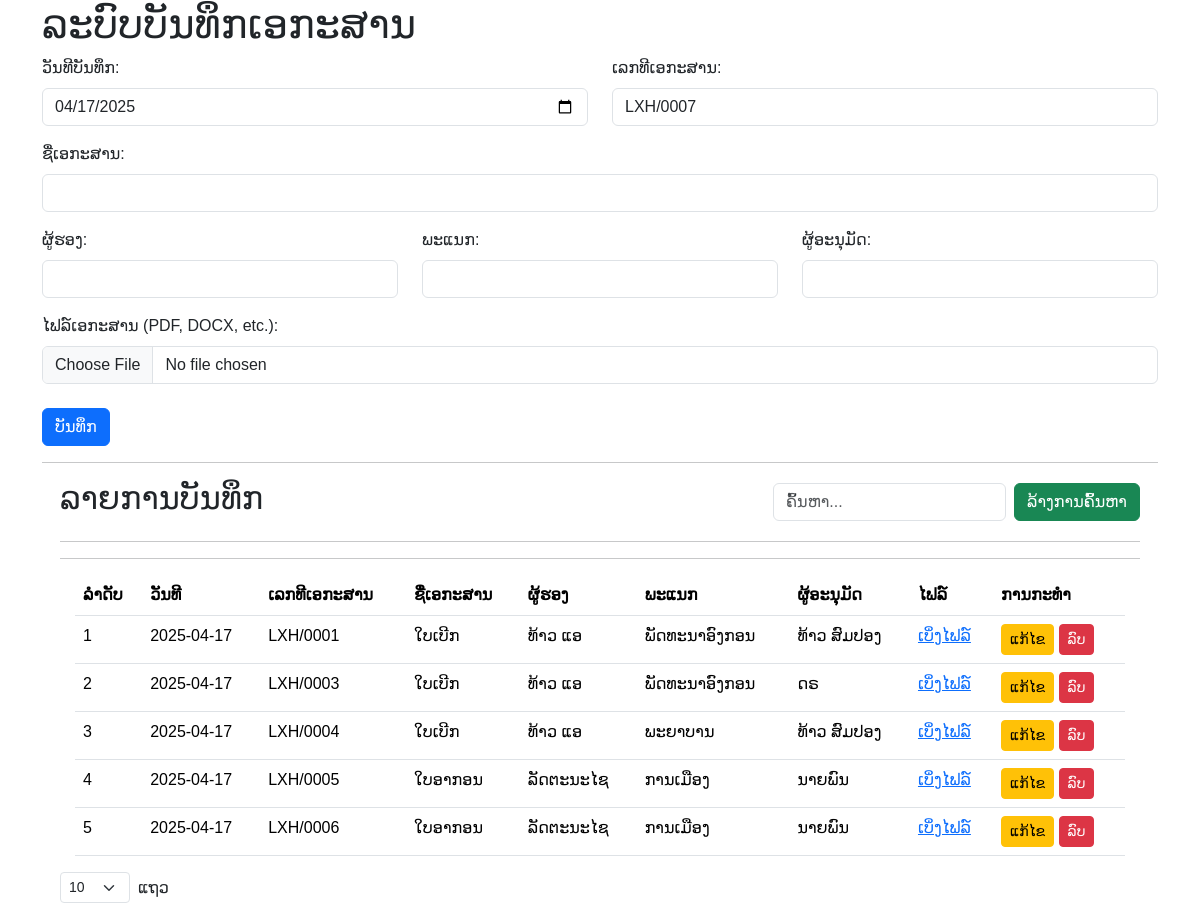
The page / on the database its author committed.
### tables this page shows
CREATE TABLE `document_log` (
  `id` int(11) NOT NULL,
  `record_date` date NOT NULL,
  `document_number` varchar(255) DEFAULT NULL,
  `document_name` varchar(255) NOT NULL,
  `signer` varchar(255) DEFAULT NULL,
  `department` varchar(255) DEFAULT NULL,
  `approver` varchar(255) DEFAULT NULL,
  `file_path` varchar(255) DEFAULT NULL,
  `upload_date` timestamp NOT NULL DEFAULT current_timestamp()
);

### index.php (the view, shortened to what this page needs)
<!DOCTYPE html>
<html>
<head>
    <link rel="stylesheet" href="style.css">
    <link href="https://cdn.jsdelivr.net/npm/bootstrap@5.3.5/dist/css/bootstrap.min.css" rel="stylesheet">
</head>
<body>
<div class="container">
        <h1>ລະບົບບັນທຶກເອກະສານ</h1>
        <form action="process_record.php" method="POST" enctype="multipart/form-data">
            <div class="row mb-3">
                <div class="col-md-6 ">
                    <div>
                        <label for="record_date" class="form-label">ວັນທີບັນທຶກ:</label>
                        <input type="date" id="record_date" name="record_date" value="<?php echo date('Y-m-d'); ?>" class="form-control" required>
                    </div>
                </div>
                <div class="col-md-6">
                    <div>
                        <label for="document_number" class="form-label">ເລກທີເອກະສານ:</label>
                        <?php
                        $servername = "localhost";
                        $username = "root";
                        $password = "";
                        $dbname = "documents_system_number";
                        $conn_auto_num = new mysqli($servername, $username, $password, $dbname);
                        $sql_last_number = "SELECT document_number FROM document_log WHERE document_number LIKE 'LXH/%' ORDER BY id DESC LIMIT 1";
                        $result_last_number = $conn_auto_num->query($sql_last_number);
                        $next_number = 1;
                        if ($result_last_number->num_rows > 0) {
                            $row_last_number = $result_last_number->fetch_assoc();
                            $last_number = str_replace("LXH/", "", $row_last_number["document_number"]);
                            if (is_numeric($last_number)) {
                                $next_number = intval($last_number) + 1;
                            }
                        }
                        $auto_document_number = "LXH/" . sprintf("%04d", $next_number);
                        ?>
                        <input type="text" id="document_number" name="document_number" value="<?php echo $auto_document_number; ?>" class="form-control">
                    </div>
                </div>
            </div>
            <div class="row mb-3">
                <div class="col-md-12">
                    <div>
                        <label for="document_name" class="form-label">ຊື່ເອກະສານ:</label>
                        <input type="text" id="document_name" name="document_name" class="form-control" required>
                    </div>
                </div>
            </div>
            <div class="row mb-3">
            <div class="col-md-4">
                    <div>
                        <label for="signer" class="form-label">ຜູ້ຮອງ:</label>
                        <input type="text" id="signer" name="signer" class="form-control">
                    </div>
                </div>
                <div class="col-md-4">
                    <div>
                        <label for="department" class="form-label">ພະແນກ:</label>
                        <input type="text" id="department" name="department" class="form-control">
                    </div>
                </div>
                <div class="col-md-4">
                    <div>
                        <label for="approver" class="form-label">ຜູ້ອະນຸມັດ:</label>
                        <input type="text" id="approver" name="approver" class="form-control">
                    </div>
                </div>
            </div>
            <div class="row">
                <div class="col-md-12">
                    <div>
                        <label for="document_file" class="form-label">ໄຟລ໌ເອກະສານ (PDF, DOCX, etc.):</label>
                        <input type="file" id="document_file" name="document_file" class="form-control">
                    </div>
                </div>
            </div>
            <br>
            <button type="submit" class="btn btn-primary">ບັນທຶກ</button>
        </form>
        <hr>
                    </div>
                    <div style="max-width: 90%; margin: 0 auto;">
                    <div class="d-flex justify-content-between align-items-center mb-3">
            <h2>ລາຍການບັນທຶກ</h2>
            <form id="searchForm" class="d-flex align-items-center">
                <div class="me-2">
                    <input type="text" class="form-control" id="search_keyword" name="search_keyword" onkeyup="searchRecords()" placeholder="ຄົ້ນຫາ...">
                </div>
                <button type="button" class="btn btn-success" onclick="clearSearch()">ລ້າງການຄົ້ນຫາ</button>
            </form>
        </div>
        <hr>
    <hr>
    <div id="searchResults" style="padding-left: 15px; padding-right: 15px;">
    <?php
    $servername = "localhost";
    $username = "root";
    $password = "";
    $dbname = "documents_system_number";
    $conn = new mysqli($servername, $username, $password, $dbname);
    $sql = "SELECT id, record_date, document_number, document_name, signer, department, approver, file_path FROM document_log";
    $sql .= " ORDER BY record_date DESC";
    $stmt = $conn->prepare($sql);
    $stmt->execute();
    $result = $stmt->get_result();
    if ($result->num_rows > 0) {
        echo "<table class='table table-hover'>";
        echo "<thead><tr><th>ລໍາດັບ</th><th>ວັນທີ</th><th>ເລກທີເອກະສານ</th><th>ຊື່ເອກະສານ</th><th>ຜູ້ຮອງ</th><th>ພະແນກ</th><th>ຜູ້ອະນຸມັດ</th><th>ໄຟລ໌</th><th>ການກະທຳ</th></tr></thead>";
        echo "<tbody>";
        $row_number = 1;
        while($row = $result->fetch_assoc()) {
            echo "<tr>";
            echo "<td>" . $row_number . "</td>";
            echo "<td>" . $row["record_date"] . "</td>";
            echo "<td>" . $row["document_number"] . "</td>";
            echo "<td>" . $row["document_name"] . "</td>";
            echo "<td>" . $row["signer"] . "</td>";
            echo "<td>" . $row["department"] . "</td>";
            echo "<td>" . $row["approver"] . "</td>";
            echo "<td>";
            if (!empty($row["file_path"])) {
                echo "<a href='" . $row["file_path"] . "' target='_blank'>ເບິ່ງໄຟລ໌</a>";
            } else {
                echo "-";
            }
            echo "</td>";
            echo "<td>";
            echo "<a href='edit_record.php?id=" . $row["id"] . "' class='btn btn-sm btn-warning'>ແກ້ໄຂ</a> ";
            echo "<a href='delete_record.php?id=" . $row["id"] . "' class='btn btn-sm btn-danger' onclick='return confirm(\"ທ່ານແນ່ໃຈບໍວ່າຕ້ອງການລຶບບັນທຶກນີ້?\")'>ລົບ</a>";
            echo "</td>";
            echo "</tr>";
            $row_number++;
        }
        echo "</tbody></table>";
    } else {
        echo "<p>ບໍ່ພົບຂໍ້ມູນ.</p>";
    }
    ?>
    </div>
    <div  class="mt-3 d-flex justify-content-start align-items-center">
            <select class="form-select form-select-sm w-auto" id="recordsPerPage" onchange="changeRecordsPerPage(this.value)">
                <option value="10" selected>10</option>
            </select>
            <span class="ms-2">ແຖວ</span>
        </div>
        </div>
</body>
</html>
</body>
</html>

### style.css (style rules this page uses)
* { box-sizing: border-box; }
body { font-family: "Noto Sans Lao Looped", sans-serif; }

### index.php (style rules this page uses)
* { box-sizing: border-box; }
body { font-family: "Noto Sans Lao Looped", sans-serif; }

### rows shown on the page
document_log: document_number "LXH/0007", record_date "2025-04-17", document_number "LXH/0006", document_name "ໃບອາກອນ", signer "ລັດຕະນະໄຊ", department "ການເມືອງ", approver "ນາຍພົນ"
document_log: record_date "2025-04-17", document_number "LXH/0001", document_name "ໃບເບີກ", signer "ທ້າວ ແອ", department "ພັດທະນາອົງກອນ", approver "ທ້າວ ສົມປອງ"
document_log: record_date "2025-04-17", document_number "LXH/0003", document_name "ໃບເບີກ", signer "ທ້າວ ແອ", department "ພັດທະນາອົງກອນ", approver "ດຣ"
document_log: record_date "2025-04-17", document_number "LXH/0004", document_name "ໃບເບີກ", signer "ທ້າວ ແອ", department "ພະຍາບານ", approver "ທ້າວ ສົມປອງ"
document_log: record_date "2025-04-17", document_number "LXH/0005", document_name "ໃບອາກອນ", signer "ລັດຕະນະໄຊ", department "ການເມືອງ", approver "ນາຍພົນ"
